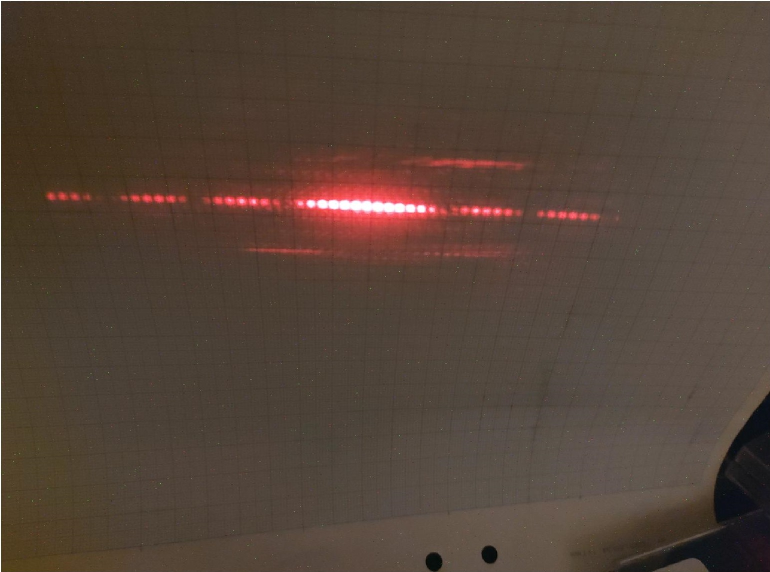
%> input picture example_demonstration/doubleSlit.jpg, 1540 x 1144 px (shown at 1/2 size)
$ octave script_demonstration.m   (GNU Octave 9; MATLAB toolbox functions it lacks are replaced by stand-ins)
%> lines starting %> are read from the running program, lines starting %| are printed output that depends on the picture
% BASIC IMAGE ANALYSIS SCRIPT
% This script is intended as an example to help you analyze the pictures you have acquired
% during the "Diffraction, interference and Fourier filtering" lab. Notice that you cannot
% simply run the algorithm "as it is", you will need to change a few things to make it
% work with your images (therefore you will have to understand it, contact your lab
% supervisor if you have questions). You can also write your own algorithm making
% different steps if you want (this here is just for inspiration).

close all; clear all;

%% Import the image to Matlab
myImage1 = imread('doubleSlit.jpg');
%> myImage1 is the input picture: size 1144x1540x3 uint8; mean R, G, B 84.2, 67.2, 56

%% Display the image as a figure
figure(1)
imagesc(myImage1);
title('Step 1: original image');

%% Select the RGB color channel to use (in this case the blue, as it is less saturated)
myImage2 = myImage1(:,:,3);
figure(2)
imagesc(myImage2);
title('Step2: using the blue channel only');

%% Apply a median filter to reduce hotspots
myImage3 = medfilt2(myImage2);
figure(3)
imagesc(myImage3);
title('Step 3: after median filtering');

%% Rotate the image so that the diffraction pattern is horizontal
myImage4 = imrotate(myImage3, 2);
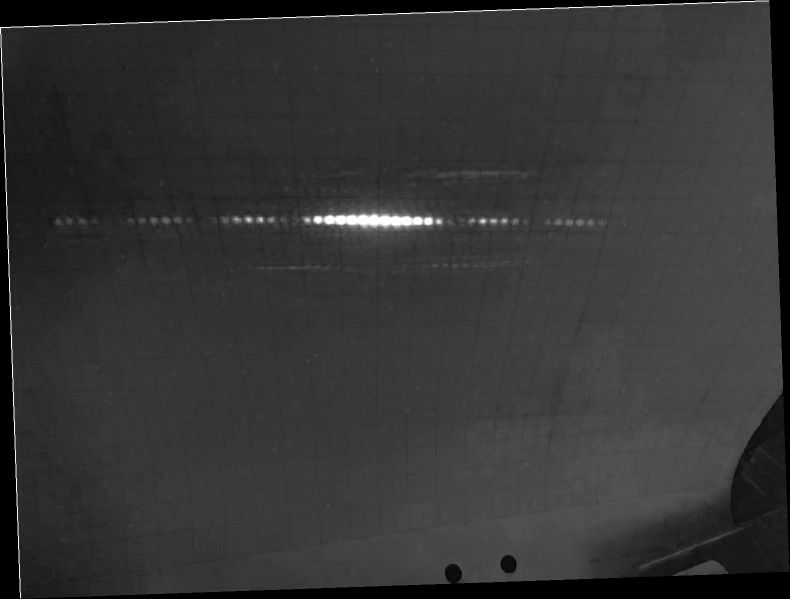
%> myImage4: size 1198x1579 uint8 (shown at 1/2 size); min 0, max 255, mean 52.1
figure(4)
imagesc(myImage4);
title('Step 4: after rotation');
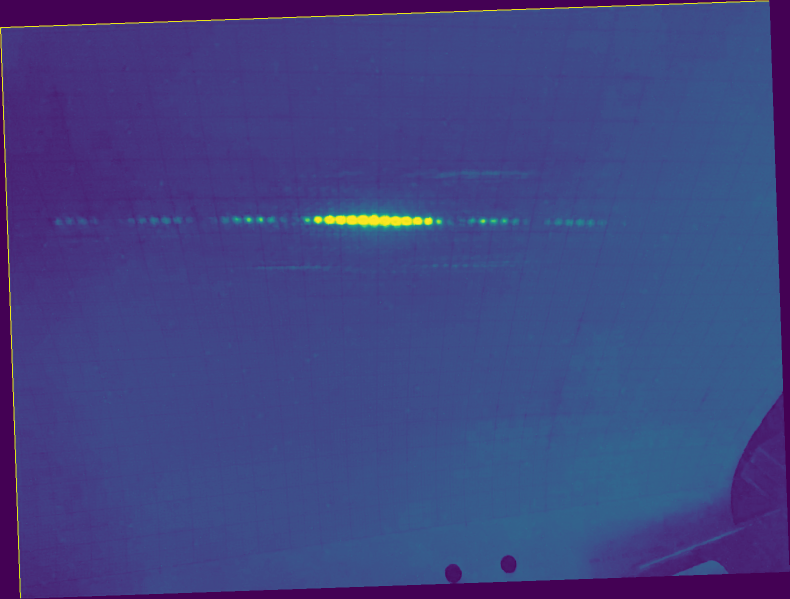
%> displayed picture: size 1198x1579x3, on the screen's scale of 0 to 255 (shown at 1/2 size); mean R, G, B 63.7, 67.6, 131.2

%% Cut a region of interest within the image, where the diffraction pattern is contained
myImage5 = myImage4(388:491, 50:1270);
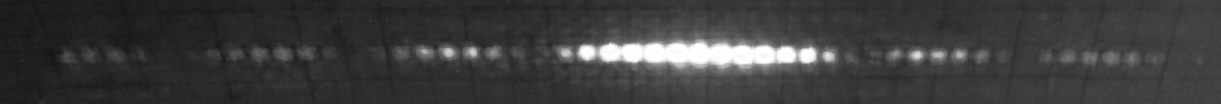
%> myImage5: size 104x1221 uint8; min 21, max 255, mean 60.9
figure(5)
imagesc(myImage5);
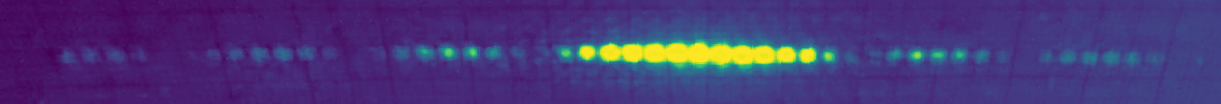
%> displayed picture: size 104x1221x3, on the screen's scale of 0 to 255; mean R, G, B 72.7, 54.9, 119.9

%% Integrate over the first dimension (i.e. vertically) to get the total counts per pixel.
data1 = sum(myImage5);
%> data1 = 1221 values, max 12425 at index 703, min 3024 at index 28, mean 6328.7
figure(6);
plot(data1);
title('Step 6: vertically integrate the signal');
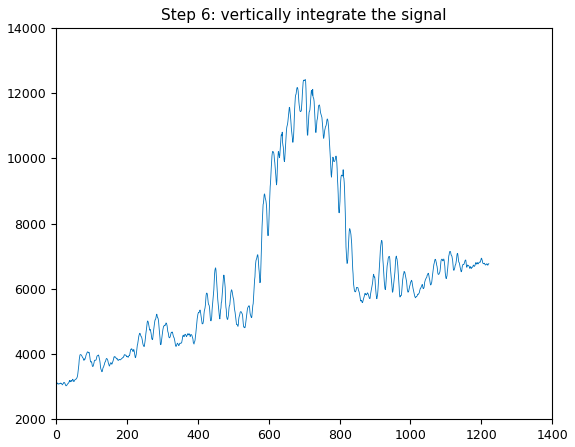
%> figure redrawn from the program's plot data; curve peaks at x = 703, y = 12425

%% Substract the background baseline
baseline = 2800 + (3600/length(data1)) * (1:length(data1));
%> baseline = 1221 values from 2802.9 to 6400
data2 = data1 - baseline;
%> data2 = 1221 values, max 7552.3 at index 703, min -65.68 at index 1014, mean 1727.2
figure(7);
plot(data2);
%> figure, not shown here; curve peaks at x = 703, y = 7552.3

%% Calibrate the pixel with space. Using the mm paper in the image I see that 420 px
% correspond to 50 mm. Therefore, 8.4 px/mm (I leave the error calculations to you :p ).
% Notice that I have centered the 0 at the main peak.
xAxisMm = ((1 : length(data2)) - 702.575) / 8.4;
%> xAxisMm = 1221 values from -83.52 to 61.72
figure;
plot(xAxisMm, data2);
xlabel('Distance (mm)');
ylabel('Counts (a.u.)');
title('Step 7: Calibrate the data from signal-vs-pixels into signal-vs-distance');
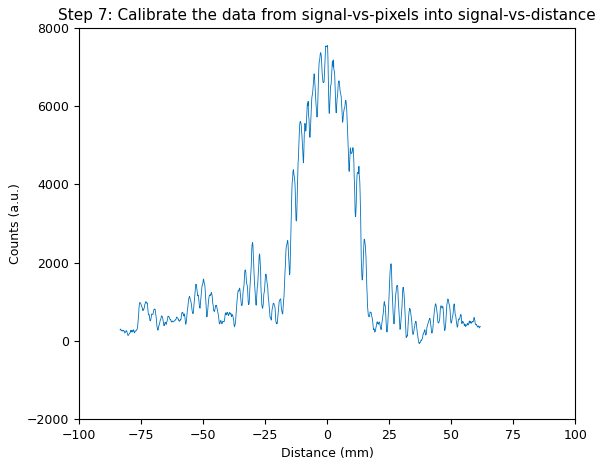
%> figure redrawn from the program's plot data; curve peaks at x = 0.0506, y = 7552.3

%% Calibrate the space with angle. For this example, I used a distance between the
% diffraction slit and the screen of 1 meter. Normalize and plot the results nicely.
xAxisDeg = atand(xAxisMm / 1000);
%> xAxisDeg = 1221 values from -4.77 to 3.53
f = figure;
data3 = data2 / max(data2);
%> data3 = 1221 values, max 1 at index 703, min -0.0087 at index 1014, mean 0.229
plot(xAxisDeg, data3);
xlim([-4 , 4]);
ylim([0 , 1]);
xlabel('Angle (°)');
ylabel('Normalized signal');
title('Final step: normalized signal vs angle');
grid on;
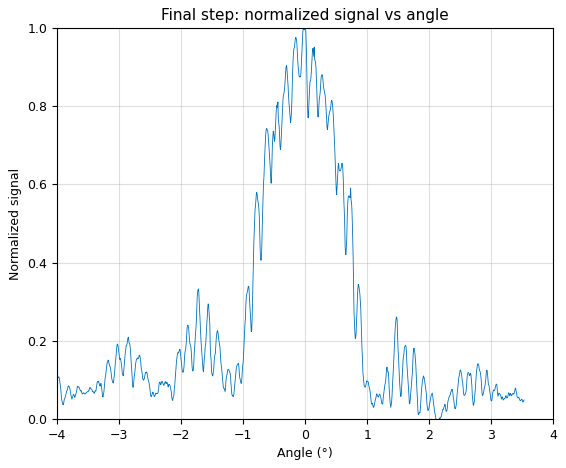
%> figure redrawn from the program's plot data; curve peaks at x = 0.0029, y = 1
